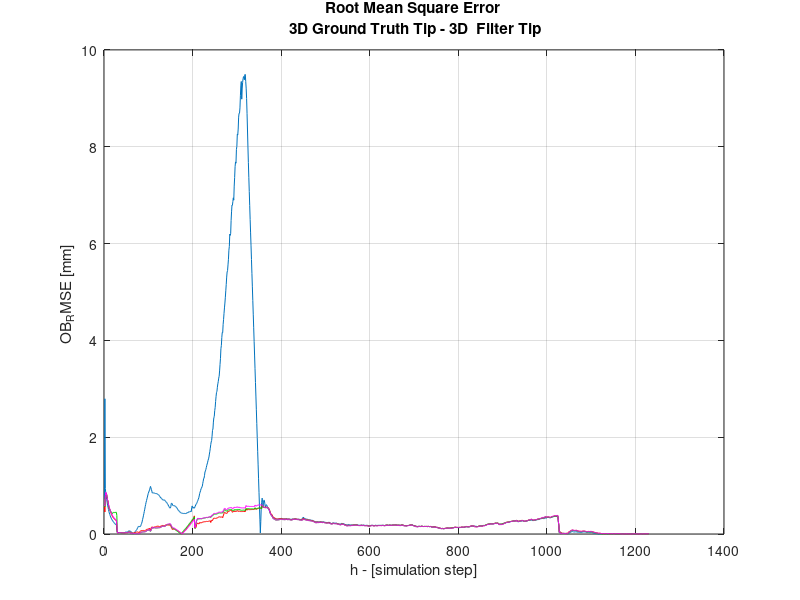
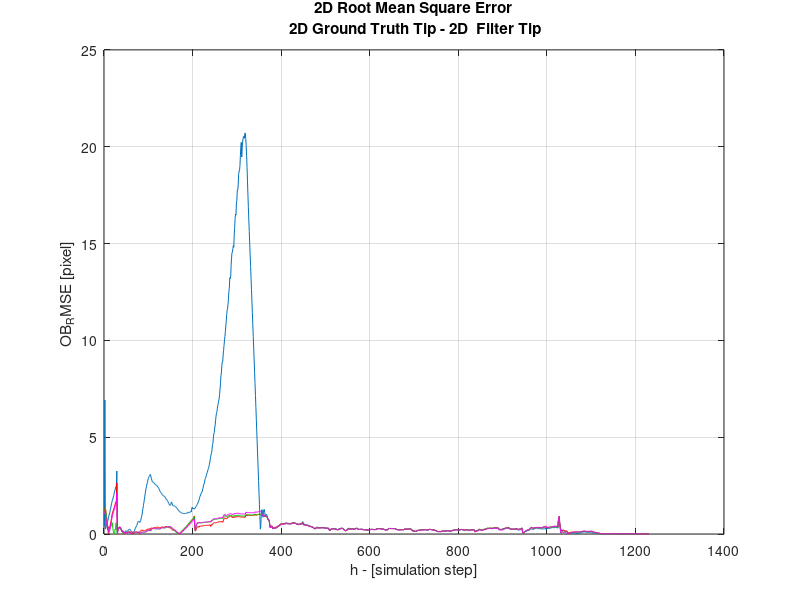
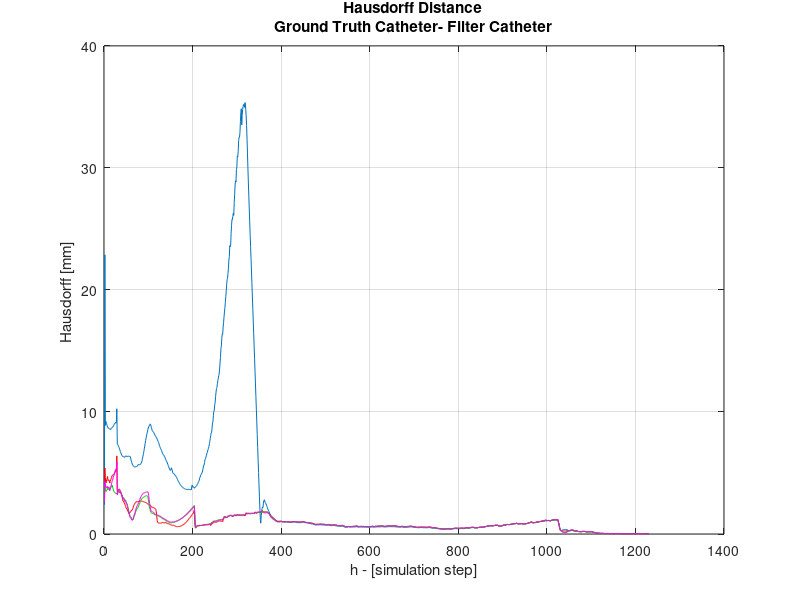
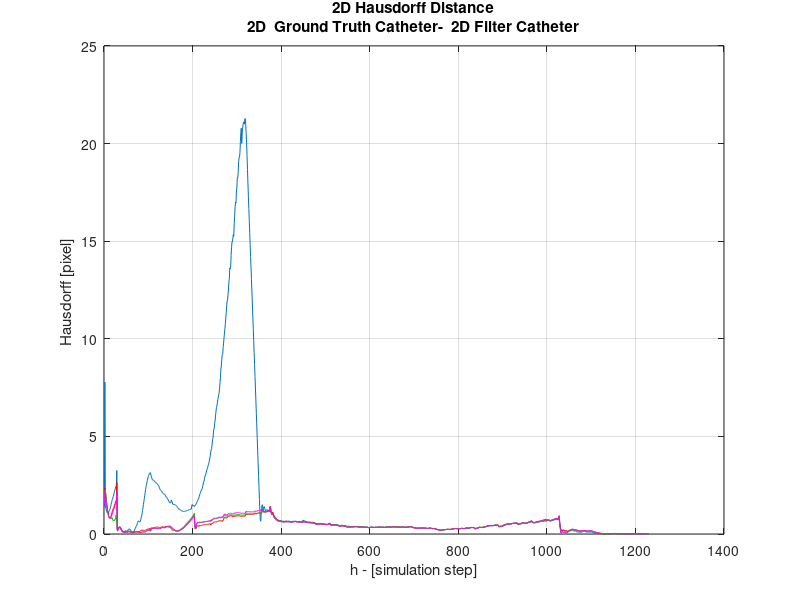

These figures' MATLAB source, in order:
%%PLOT TIP OB_RMSE 
% load('OB_RMSE2d_0.mat','OB_RMSE2d_0')
% clear all
% close all 
% clc

load OB_RMSE2d_0.mat
load OB_RMSE2d_1.mat   
load OB_RMSE2d_2.mat
load OB_RMSE2d_3.mat

load OB_RMSE_0.mat
load OB_RMSE_1.mat
load OB_RMSE_2.mat
load OB_RMSE_3.mat

load OB_hd_0.mat
load OB_hd_1.mat
load OB_hd_2.mat
load OB_hd_3.mat

load OB_hd2d_0.mat 
load OB_hd2d_1.mat 
load OB_hd2d_2.mat 
load OB_hd2d_3.mat 

figure
plot(OB_RMSE_0*1000)
hold on
plot(OB_RMSE_1*1000, 'Color',[1 0 0])
hold on
plot(OB_RMSE_2*1000, 'Color',[0 0.8 0])
hold on
plot(OB_RMSE_3*1000, 'Color',[1 0 1])
grid on
xlabel('h - [simulation step]') % x-axis label
ylabel('OB_RMSE [mm] ') % y-axis label
title( {'Root Mean Square Error'; ' 3D Ground Truth Tip - 3D  Filter Tip' }) ;

figure
plot(OB_RMSE2d_0)
hold on
plot(OB_RMSE2d_1, 'Color',[1 0 0]) 
hold on
plot(OB_RMSE2d_2, 'Color',[0 0.8 0])
hold on
plot(OB_RMSE2d_3, 'Color',[1 0 1])
grid on
xlabel('h - [simulation step]') % x-axis label
ylabel('OB_RMSE [pixel] ') % y-axis label
title( {'2D Root Mean Square Error'; ' 2D Ground Truth Tip - 2D  Filter Tip' }) ;


figure
plot(OB_hd_0*1000)
hold on
plot(OB_hd_1*1000, 'Color',[1 0 0])
hold on
plot(OB_hd_2*1000, 'Color',[0 0.8 0])
hold on
plot(OB_hd_3*1000, 'Color',[1 0 1])
grid on
xlabel('h - [simulation step]') % x-axis label
ylabel('Hausdorff [mm] ') % y-axis label
title( {'Hausdorff Distance'; 'Ground Truth Catheter- Filter Catheter' }) ;

figure
plot(OB_hd2d_0)
hold on
plot(OB_hd2d_1, 'Color',[1 0 0])
hold on
plot(OB_hd2d_2, 'Color',[0 0.8 0])
hold on
plot(OB_hd2d_3, 'Color',[1 0 1])
grid on
xlabel('h - [simulation step]') % x-axis label
ylabel('Hausdorff [pixel] ') % y-axis label
title( {'2D Hausdorff Distance'; '2D  Ground Truth Catheter-  2D Filter Catheter' }) ;
